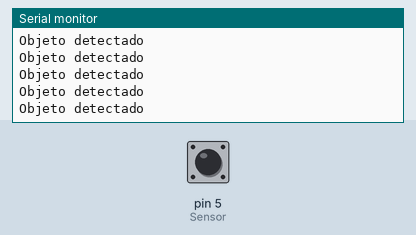
A sketch run on a simulated Arduino Uno, built with avr-gcc and run on an emulated ATmega328P. Parts: the last lines printed to the serial monitor. The test bench sets the inputs (shaded band); at power-on: pin 5 (Sensor) HIGH.

Above: at 1.2 s.
1.3 s: pin 5 (Sensor) driven LOW
At 2.1 s:
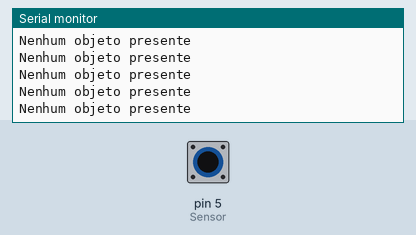
3.3 s: pin 5 (Sensor) pulsed HIGH 2 times (0.12 s each, 0.3 s apart)
6.9 s: pin 5 (Sensor) driven HIGH
At 7.8 s:
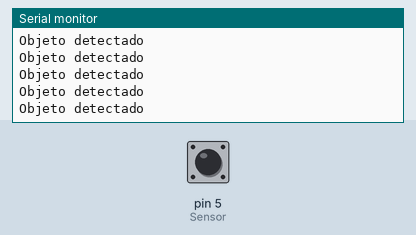
9.9 s: pin 5 (Sensor) driven LOW
At 10.5 s:
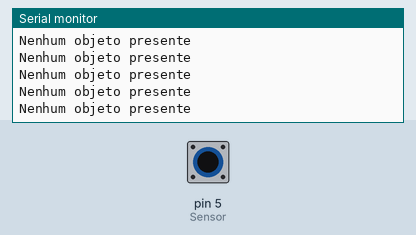
12.9 s: pin 5 (Sensor) driven HIGH
At 14.0 s:
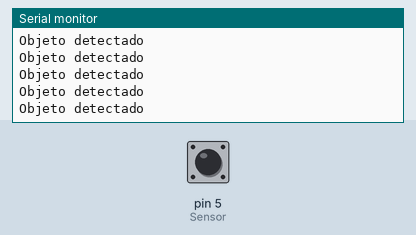
15.9 s: pin 5 (Sensor) driven LOW
At 16.6 s:
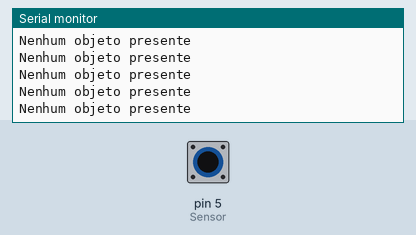

The sketch:

DetectarObjetos.ino
```cpp
int Objeto = 0;
int Sensor = 5;

void setup()
{
  pinMode(Sensor, INPUT); //Pino 7 do arduino como saída
  Serial.begin(9600);     //Indica ao Arduino que vamos enviar e receber dados //com o mundo externo através da porta USB
}
void loop()
{
  Objeto = digitalRead(Sensor); //Verifica sinal do sensor
  if (Objeto == 0)
  {
    Serial.println ("Nenhum objeto presente"); //Escreve mensagem no monitor
  }
  else
  {
    Serial.println("Objeto detectado"); //Escreve mensagem
  }
}
```

Measured:
- after the input at 1.3 s, the serial monitor: prints a new line after 0.09 s (image 1)
- after the input at 6.9 s, the serial monitor: prints a new line after 0.07 s (image 2)
